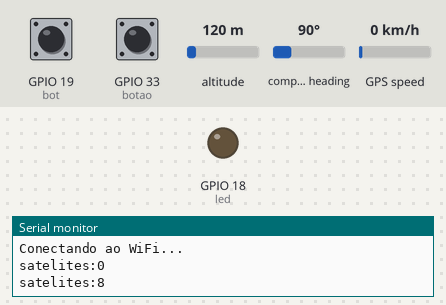
Bench run of a sketch on a simulated ESP32. Shown: output pins drawn as LEDs (lit = HIGH), the last lines printed to the serial monitor. Dashed ring = blinking. The test bench sets the inputs (shaded band); at power-on: GPIO 33 (botao) HIGH, GPIO 19 (bot) HIGH, altitude 120 m, compass heading 90°, GPS speed 0 km/h. WiFi joins after 1.5 s; servers stay silent unless stated; the GPS gets a fix after 3 s at 37.7749, -122.4194 with 8 satellites.

Above: at 3.2 s.
3.3 s: GPIO 33 (botao) pulled LOW for 1 s
At 5.4 s:
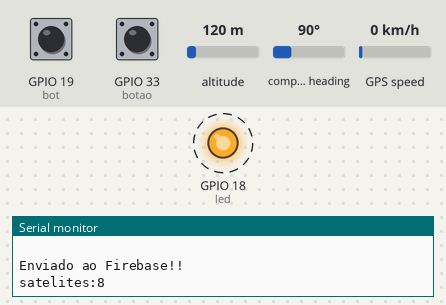
8.5 s: GPIO 19 (bot) pulled LOW for 1 s
At 9.6 s:
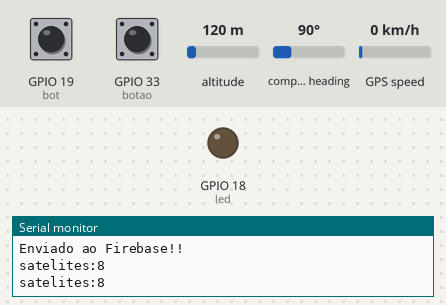
11.0 s: GPIO 33 (botao) pulled LOW for 3.2 s
At 12.9 s:
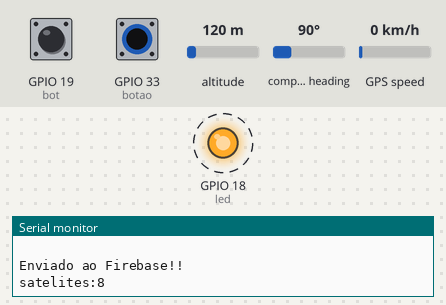
18.4 s: GPIO 19 (bot) pulled LOW for 3.2 s
At 19.7 s:
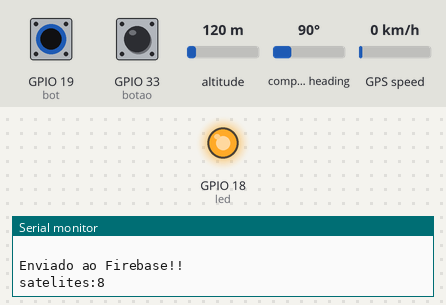
Timing chart, 0 to 21.5 s (numbered marks = the images above; inputs shaded):
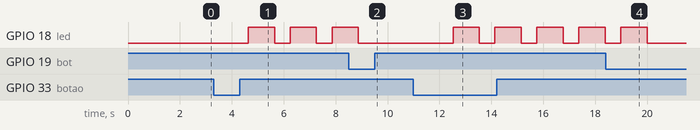

The sketch:

Mafra_Esp32_GPS.ino
```cpp
#include <TinyGPSPlus.h>
#include <WiFi.h>
#include <FirebaseESP32.h>
#define RX 16
#define TX 17
#define FIREBASE_HOST "https://registromafra-default-rtdb.firebaseio.com/"
#define FIREBASE_AUTH "1qWpfhZT1Jm49pCc3b6n7NpgTjIENALwv8DtoPye"
#define led 18
#define botao 33
#define bot 19
int ativa = 2;
const char* ssid = "Hi";
const char* password = "brena123";
boolean novadata = false;
String  PAI = "/Ficha do usuario";
static const int RXPin = 16, TXPin = 17;
float lat,lon;
String longitude,latitude,datadoalerta;
int mes,dia,ano,minuto,segundo,hora;
FirebaseData firebaseData;

// The TinyGPSPlus object
TinyGPSPlus gps;

// The serial connection to the GPS device
HardwareSerial GPS(1);

void setup(){
  pinMode(botao, INPUT_PULLUP);
  pinMode(bot, INPUT_PULLUP);
  Serial.begin(115200);
  GPS.begin(9600,SERIAL_8N1,RX,TX);
  WiFi.begin(ssid,password);
  Firebase.begin(FIREBASE_HOST,FIREBASE_AUTH);
  pinMode(led,OUTPUT);
  conectaWifi(); }

void loop(){
  // This sketch displays information every time a new sentence is correctly encoded.
 conf();}

void conectaWifi(){
if(WiFi.status()==WL_CONNECTED)
return;
while(WiFi.status()!= WL_CONNECTED){
  delay(500);
Serial.println("Conectando ao WiFi..."); }
digitalWrite(led, LOW);
delay(500);  }

void conf(){
 for(unsigned long start = millis(); millis() - start < 1000;){
  while (GPS.available()){
    if (gps.encode(GPS.read())){
    novadata = true;  }}

  if (novadata == true)
  {
    novadata = false;
    Serial.print("satelites:");
    Serial.println(gps.satellites.value());
    delay(1000);
    if(digitalRead(botao)==LOW){
    ativa = 1;
    }
    if(digitalRead(bot)==LOW){
    digitalWrite(led, LOW);
    ativa = 0;
    }
         if(ativa == 1){

      digitalWrite(led, LOW);
      displayInfo();
      Serial.println("Enviado ao Firebase!!");
      digitalWrite(led, HIGH);

      } }}}
// função pra transformar o horário em string
String strHora(int horario){
    //declarar a string do horário
    String strHorario = "";

    if(horario < 10){
        //se for menor q 10, adiciona o 0 na frente
        strHorario += "0";
    }
    // aí adiciona o horário aqui e retorna ele
    strHorario += String(horario);
    return strHorario;
}
void displayInfo()
{

  lon = gps.location.lng();
  lat = gps.location.lat();
  longitude = String(lon,6);
  latitude = String(lat,6);
  mes = gps.date.month();
  dia = gps.date.day();
  ano = gps.date.year();
  hora = gps.time.hour() - 4;
  minuto = gps.time.minute();
  segundo = gps.time.second();
  String stringHora = strHora(hora);
  String stringMin = strHora(minuto);
  String stringSeg = strHora(segundo);
  String horario = stringHora + ":" + stringMin + ":" + stringSeg;
  String datadoalerta = String(dia) + "/" + String(mes) + "/" + String(ano);
 // String Horario = String(hora) + ":" + String(minuto) + ":" + String(segundo);

  //Serial.print(F("Location: "));
  if (gps.location.isValid())
  {
    Firebase.setString(firebaseData, PAI + "/-Mo9rVTXzWmKRK5aAuQF"+"/latitude",latitude);
    Firebase.setString(firebaseData, PAI + "/-Mo9rVTXzWmKRK5aAuQF"+"/longitude",longitude);
  }
  else
  {
    Serial.print(F("INVALID"));
  }

 // Serial.print(F("Date/Time: "));
  if (gps.date.isValid())
  {
    Firebase.setString(firebaseData, PAI + "/-Mo9rVTXzWmKRK5aAuQF"+"/datadoalerta",datadoalerta);

   // Serial.print(gps.date.month());
   // Serial.print(F("/"));
  //  Serial.print(gps.date.day());
   // Serial.print(F("/"));
  //  Serial.print(gps.date.year());
  }
  else
  {
    Serial.print(F("INVALID"));
  }

  Serial.print(F(" "));
  if (gps.time.isValid())
  {
    Firebase.setString(firebaseData, PAI + "/-Mo9rVTXzWmKRK5aAuQF"+"/horario",horario);

  }
  else
  {
    Serial.print(F("INVALID"));
  }

  Serial.println();
}
```

Measured:
- after the input at 3.3 s, GPIO 18 (led): alternates HIGH for 1.0 s and LOW for 0.60 s, starting after 1.3 s
- after the input at 8.5 s, GPIO 18 (led): goes on until 8.9 s, then stays LOW
- after the input at 11.0 s, GPIO 18 (led): alternates HIGH for 1.0 s and LOW for 0.60 s, starting after 1.5 s
- after the input at 18.4 s, GPIO 18 (led): goes on until 20.0 s, then stays LOW
